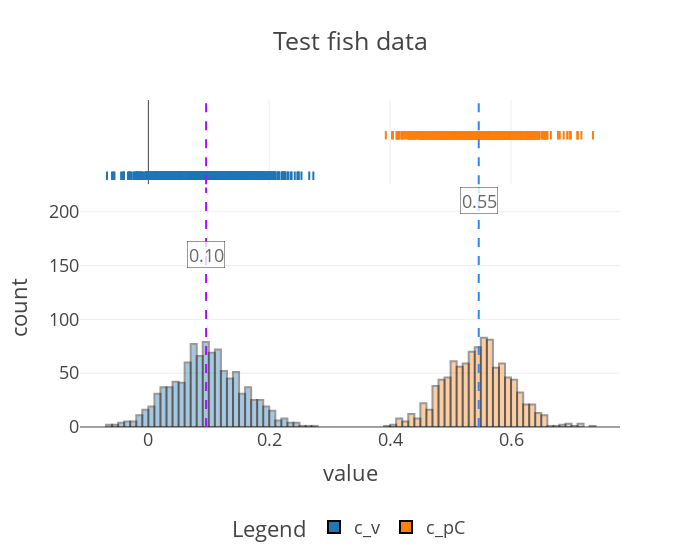

Notebook code cell kept with this figure:
### Code cell
print(
    samples_test.keys()
)  # plot the inferred posterior distributions of the coefficients
# Note that the model infers that the random foragers have
# near-zero coefficients for food trace and proximity score.
# The non-zero coefficient for visibility is consistent with the
# fact that the random foragers are mostly likely to move to nearby
# locations (higher visibility score) compared to farther locations.
ftk.plot_coefs(
    samples_test["svi_samples"],
    "Test fish data",
    nbins=120,
    ann_start_y=160,
    ann_break_y=50,
)

### Figure 1 — Plotly figure (JSON) as saved in the notebook; plotly's stock layout.template omitted (floating-point values rounded to 4 significant figures; data arrays with more than 128 entries replaced by an {"elided": "..."} marker saying what was removed)
{"data": [{"alignmentgroup": "True", "bingroup": "x", "hovertemplate": "coefficient=c_v<br>value=%{x}<br>count=%{y}<extra></extra>", "legendgroup": "c_v", "marker": {"color": "#1F77B4", "line": {"color": "Black", "width": 2}, "opacity": 0.4, "pattern": {"shape": ""}}, "name": "c_v", "nbinsx": 120, "offsetgroup": "c_v", "orientation": "v", "showlegend": true, "type": "histogram", "x": {"elided": "1000 float values"}, "xaxis": "x", "yaxis": "y"}, {"alignmentgroup": "True", "boxpoints": "all", "fillcolor": "rgba(255,255,255,0)", "hoveron": "points", "hovertemplate": "coefficient=c_v<br>value=%{x}<extra></extra>", "jitter": 0, "legendgroup": "c_v", "line": {"color": "rgba(255,255,255,0)"}, "marker": {"color": "#1F77B4", "line": {"color": "Black", "width": 2}, "symbol": "line-ns-open"}, "name": "c_v", "offsetgroup": "c_v", "showlegend": false, "type": "box", "x": {"elided": "1000 float values"}, "xaxis": "x2", "yaxis": "y2"}, {"alignmentgroup": "True", "bingroup": "x", "hovertemplate": "coefficient=c_pC<br>value=%{x}<br>count=%{y}<extra></extra>", "legendgroup": "c_pC", "marker": {"color": "#FF7F0E", "line": {"color": "Black", "width": 2}, "opacity": 0.4, "pattern": {"shape": ""}}, "name": "c_pC", "nbinsx": 120, "offsetgroup": "c_pC", "orientation": "v", "showlegend": true, "type": "histogram", "x": {"elided": "1000 float values"}, "xaxis": "x", "yaxis": "y"}, {"alignmentgroup": "True", "boxpoints": "all", "fillcolor": "rgba(255,255,255,0)", "hoveron": "points", "hovertemplate": "coefficient=c_pC<br>value=%{x}<extra></extra>", "jitter": 0, "legendgroup": "c_pC", "line": {"color": "rgba(255,255,255,0)"}, "marker": {"color": "#FF7F0E", "line": {"color": "Black", "width": 2}, "symbol": "line-ns-open"}, "name": "c_pC", "offsetgroup": "c_pC", "showlegend": false, "type": "box", "x": {"elided": "1000 float values"}, "xaxis": "x2", "yaxis": "y2"}], "layout": {"annotations": [{"bgcolor": "white", "bordercolor": "black", "borderwidth": 0.5, "opacity": 0.8, "showarrow": false, "text": "0.10", "x": 0.09552, "y": 160}, {"bgcolor": "white", "bordercolor": "black", "borderwidth": 0.5, "opacity": 0.8, "showarrow": false, "text": "0.55", "x": 0.5465, "y": 210}], "barmode": "overlay", "legend": {"orientation": "h", "title": {"text": "Legend"}, "tracegroupgap": 0, "x": 0.5, "xanchor": "center", "y": -0.25, "yanchor": "top"}, "shapes": [{"line": {"color": "#AA0DFE", "dash": "dash"}, "name": "Median (0.09551943093538284)", "type": "line", "x0": 0.09552, "x1": 0.09552, "xref": "x", "y0": 0, "y1": 1, "yref": "y domain"}, {"line": {"color": "#AA0DFE", "dash": "dash"}, "name": "Median (0.09551943093538284)", "type": "line", "x0": 0.09552, "x1": 0.09552, "xref": "x2", "y0": 0, "y1": 1, "yref": "y2 domain"}, {"line": {"color": "#3283FE", "dash": "dash"}, "name": "Median (0.5465397238731384)", "type": "line", "x0": 0.5465, "x1": 0.5465, "xref": "x", "y0": 0, "y1": 1, "yref": "y domain"}, {"line": {"color": "#3283FE", "dash": "dash"}, "name": "Median (0.5465397238731384)", "type": "line", "x0": 0.5465, "x1": 0.5465, "xref": "x2", "y0": 0, "y1": 1, "yref": "y2 domain"}], "title": {"text": "Test fish data"}, "width": 700, "xaxis": {"anchor": "y", "domain": [0, 1], "title": {"text": "value"}}, "xaxis2": {"anchor": "y2", "domain": [0, 1], "matches": "x", "showgrid": true, "showticklabels": false}, "yaxis": {"anchor": "x", "domain": [0, 0.7326], "title": {"text": "count"}}, "yaxis2": {"anchor": "x2", "domain": [0.7426, 1], "matches": "y2", "showgrid": false, "showline": false, "showticklabels": false, "ticks": ""}}}
